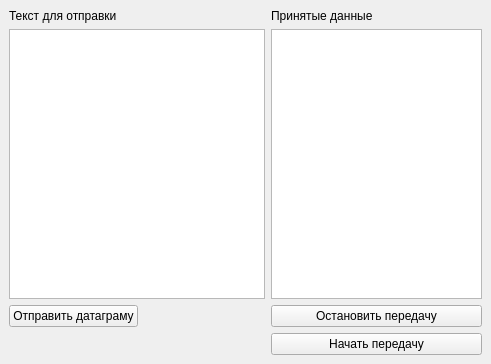
<?xml version="1.0" encoding="UTF-8"?>
<ui version="4.0">
 <class>MainWindow</class>
 <widget class="QMainWindow" name="MainWindow">
  <property name="geometry">
   <rect>
    <x>0</x>
    <y>0</y>
    <width>491</width>
    <height>364</height>
   </rect>
  </property>
  <property name="windowTitle">
   <string>MainWindow</string>
  </property>
  <widget class="QWidget" name="centralwidget">
   <layout class="QFormLayout" name="formLayout">
    <item row="2" column="1">
     <widget class="QTextEdit" name="te_result"/>
    </item>
    <item row="2" column="0">
     <widget class="QTextEdit" name="te_input"/>
    </item>
    <item row="1" column="1">
     <widget class="QLabel" name="lb_receiveData">
      <property name="text">
       <string>Принятые данные</string>
      </property>
      <property name="alignment">
       <set>Qt::AlignLeading|Qt::AlignLeft|Qt::AlignVCenter</set>
      </property>
     </widget>
    </item>
    <item row="1" column="0">
     <widget class="QLabel" name="lb_sendData">
      <property name="text">
       <string>Текст для отправки </string>
      </property>
      <property name="alignment">
       <set>Qt::AlignLeading|Qt::AlignLeft|Qt::AlignVCenter</set>
      </property>
     </widget>
    </item>
    <item row="3" column="0">
     <widget class="QPushButton" name="pb_send">
      <property name="text">
       <string>Отправить датаграму</string>
      </property>
     </widget>
    </item>
    <item row="3" column="1">
     <widget class="QPushButton" name="pb_stop">
      <property name="text">
       <string>Остановить передачу</string>
      </property>
     </widget>
    </item>
    <item row="4" column="1">
     <widget class="QPushButton" name="pb_start">
      <property name="text">
       <string>Начать передачу</string>
      </property>
     </widget>
    </item>
   </layout>
  </widget>
 </widget>
 <resources/>
 <connections/>
</ui>
